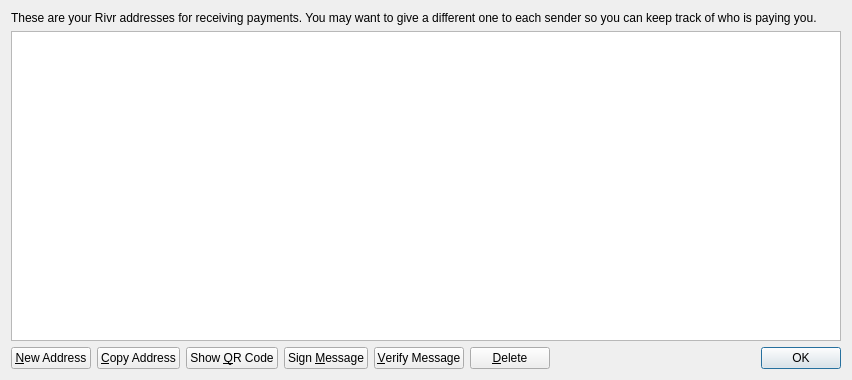
<?xml version="1.0" encoding="UTF-8"?>
<ui version="4.0">
 <class>AddressBookPage</class>
 <widget class="QWidget" name="AddressBookPage">
  <property name="geometry">
   <rect>
    <x>0</x>
    <y>0</y>
    <width>852</width>
    <height>380</height>
   </rect>
  </property>
  <property name="windowTitle">
   <string>Address Book</string>
  </property>
  <layout class="QVBoxLayout" name="verticalLayout">
   <item>
    <widget class="QLabel" name="labelExplanation">
     <property name="text">
      <string>These are your Rivr addresses for receiving payments. You may want to give a different one to each sender so you can keep track of who is paying you.</string>
     </property>
     <property name="textFormat">
      <enum>Qt::PlainText</enum>
     </property>
     <property name="wordWrap">
      <bool>true</bool>
     </property>
    </widget>
   </item>
   <item>
    <widget class="QTableView" name="tableView">
     <property name="contextMenuPolicy">
      <enum>Qt::CustomContextMenu</enum>
     </property>
     <property name="toolTip">
      <string>Double-click to edit address or label</string>
     </property>
     <property name="tabKeyNavigation">
      <bool>false</bool>
     </property>
     <property name="alternatingRowColors">
      <bool>true</bool>
     </property>
     <property name="selectionMode">
      <enum>QAbstractItemView::SingleSelection</enum>
     </property>
     <property name="selectionBehavior">
      <enum>QAbstractItemView::SelectRows</enum>
     </property>
     <property name="sortingEnabled">
      <bool>true</bool>
     </property>
     <attribute name="verticalHeaderVisible">
      <bool>false</bool>
     </attribute>
    </widget>
   </item>
   <item>
    <layout class="QHBoxLayout" name="horizontalLayout">
     <item>
      <widget class="QPushButton" name="newAddressButton">
       <property name="toolTip">
        <string>Create a new address</string>
       </property>
       <property name="text">
        <string>&amp;New Address</string>
       </property>
       <property name="icon">
        <iconset resource="../bitcoin.qrc">
         <normaloff>:/icons/add</normaloff>:/icons/add</iconset>
       </property>
      </widget>
     </item>
     <item>
      <widget class="QPushButton" name="copyToClipboard">
       <property name="toolTip">
        <string>Copy the currently selected address to the system clipboard</string>
       </property>
       <property name="text">
        <string>&amp;Copy Address</string>
       </property>
       <property name="icon">
        <iconset resource="../bitcoin.qrc">
         <normaloff>:/icons/editcopy</normaloff>:/icons/editcopy</iconset>
       </property>
      </widget>
     </item>
     <item>
      <widget class="QPushButton" name="showQRCode">
       <property name="text">
        <string>Show &amp;QR Code</string>
       </property>
       <property name="icon">
        <iconset resource="../bitcoin.qrc">
         <normaloff>:/icons/qrcode</normaloff>:/icons/qrcode</iconset>
       </property>
      </widget>
     </item>
     <item>
      <widget class="QPushButton" name="signMessage">
       <property name="toolTip">
        <string>Sign a message to prove you own a Rivr address</string>
       </property>
       <property name="text">
        <string>Sign &amp;Message</string>
       </property>
       <property name="icon">
        <iconset resource="../bitcoin.qrc">
         <normaloff>:/icons/edit</normaloff>:/icons/edit</iconset>
       </property>
      </widget>
     </item>
     <item>
      <widget class="QPushButton" name="verifyMessage">
       <property name="toolTip">
        <string>Verify a message to ensure it was signed with a specified Rivr address</string>
       </property>
       <property name="text">
        <string>&amp;Verify Message</string>
       </property>
       <property name="icon">
        <iconset resource="../bitcoin.qrc">
         <normaloff>:/icons/transaction_0</normaloff>:/icons/transaction_0</iconset>
       </property>
      </widget>
     </item>
     <item>
      <widget class="QPushButton" name="deleteButton">
       <property name="toolTip">
        <string>Delete the currently selected address from the list</string>
       </property>
       <property name="text">
        <string>&amp;Delete</string>
       </property>
       <property name="icon">
        <iconset resource="../bitcoin.qrc">
         <normaloff>:/icons/remove</normaloff>:/icons/remove</iconset>
       </property>
      </widget>
     </item>
     <item>
      <spacer name="horizontalSpacer">
       <property name="orientation">
        <enum>Qt::Horizontal</enum>
       </property>
       <property name="sizeHint" stdset="0">
        <size>
         <width>40</width>
         <height>20</height>
        </size>
       </property>
      </spacer>
     </item>
     <item>
      <widget class="QDialogButtonBox" name="buttonBox">
       <property name="sizePolicy">
        <sizepolicy hsizetype="Maximum" vsizetype="Fixed">
         <horstretch>0</horstretch>
         <verstretch>0</verstretch>
        </sizepolicy>
       </property>
       <property name="standardButtons">
        <set>QDialogButtonBox::Ok</set>
       </property>
      </widget>
     </item>
    </layout>
   </item>
  </layout>
 </widget>
 <resources>
  <include location="../bitcoin.qrc"/>
 </resources>
 <connections/>
</ui>
